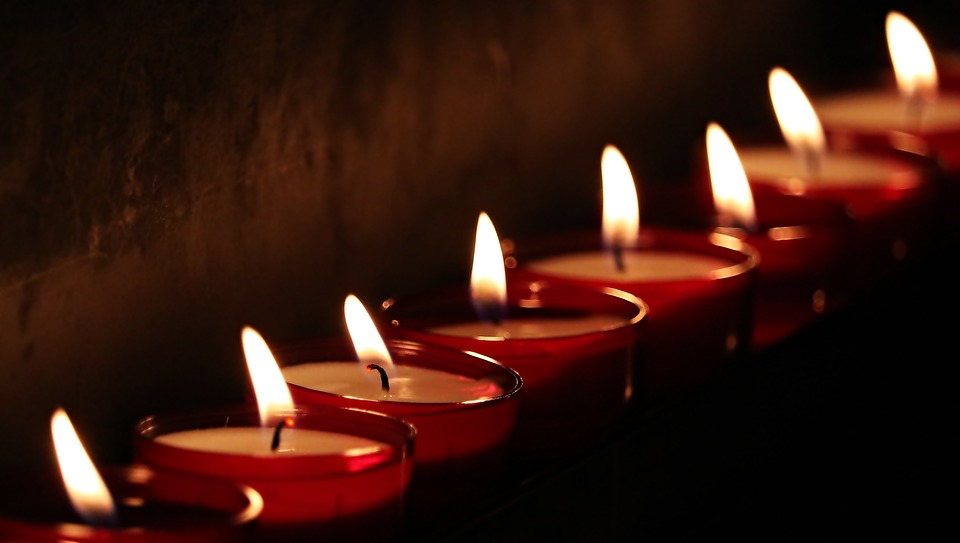
#> input picture data/images/candle.jpg, 960 x 543 px
$ python 22_brightness.py
#> lines starting #> are read from the running program, lines starting #| are printed output that depends on the picture
import cv2
import numpy as np

img = cv2.imread('data/images/candle.jpg', 1)
#> img is the input picture: shape (543, 960, 3); mean B, G, R 15.7, 24.6, 56.2

beta = -100

# 컬러 스페이스 변경
ycbImage = cv2.cvtColor(img, cv2.COLOR_BGR2YCrCb)
#> ycbImage: shape (543, 960, 3); mean of channels 0, 1, 2 33, 144.5, 118.2

# 가공을 위해서 uint8을 float으로 변경
ycbImage = np.float32(ycbImage)
#> ycbImage: shape (543, 960, 3) float32; mean of channels 0, 1, 2 33, 144.5, 118.3

# 채널 분리
Ychannel, Cr, Cb = cv2.split(ycbImage)
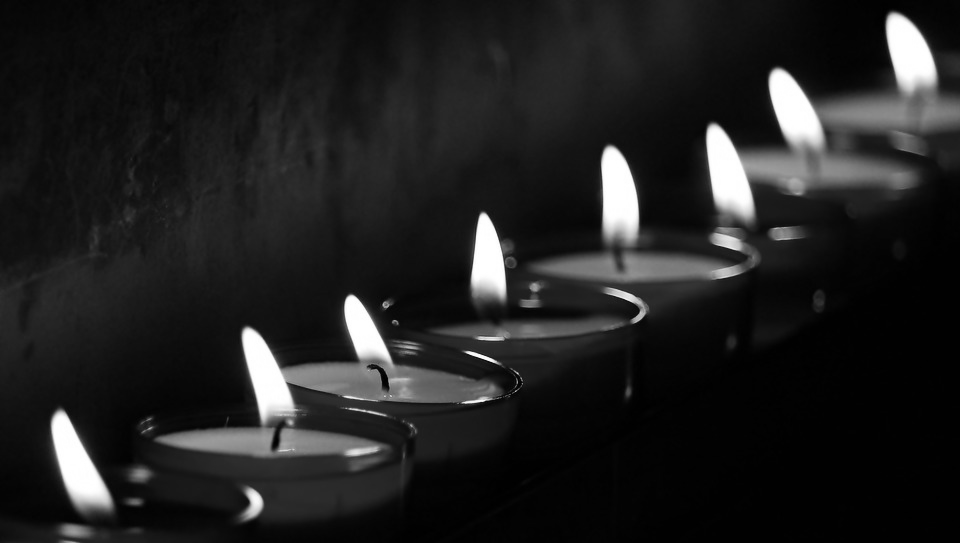
#> Ychannel: shape (543, 960) float32; min 0, max 255, mean 33
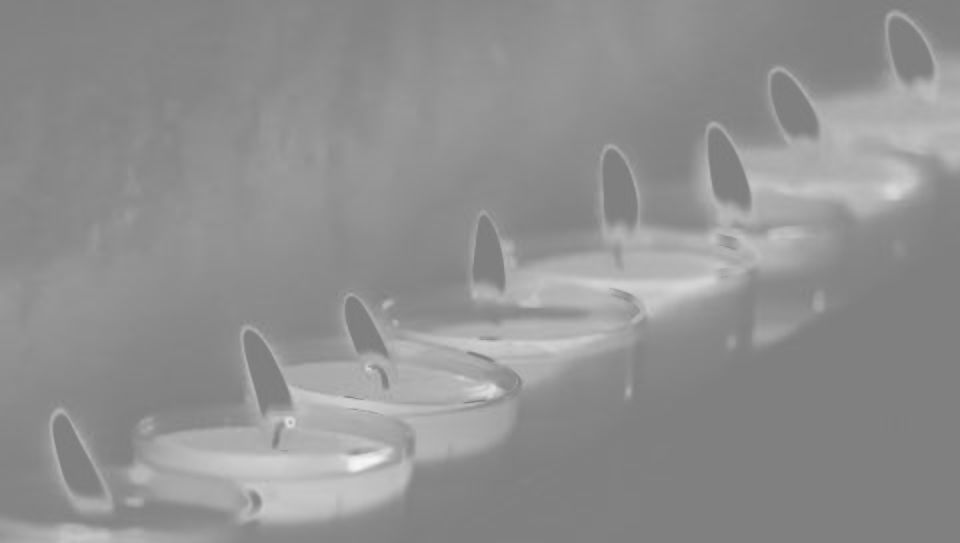
#> Cr: shape (543, 960) float32; min 123, max 246, mean 144.5
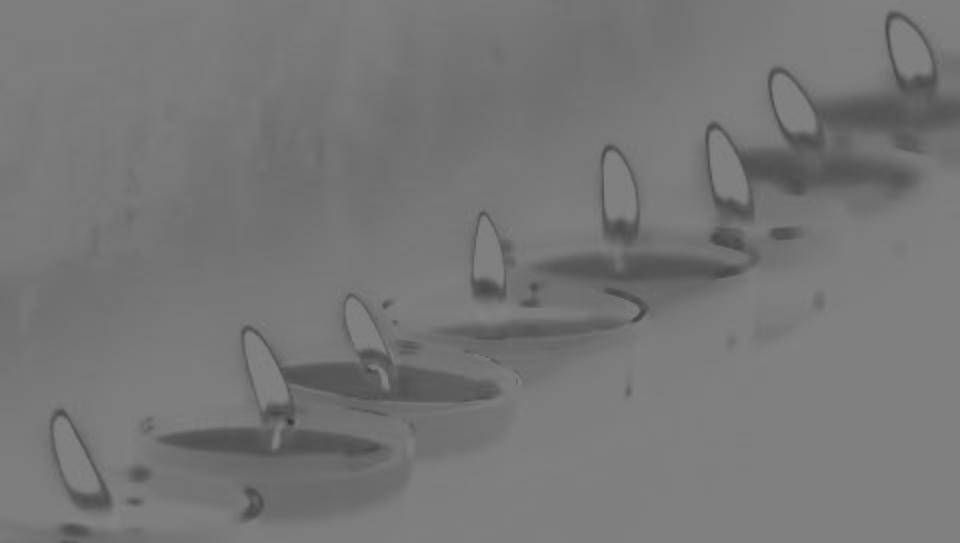
#> Cb: shape (543, 960) float32; min 54, max 131, mean 118.2

# 밝기 조절
Ychannel = np.clip(Ychannel + beta, 0, 255)
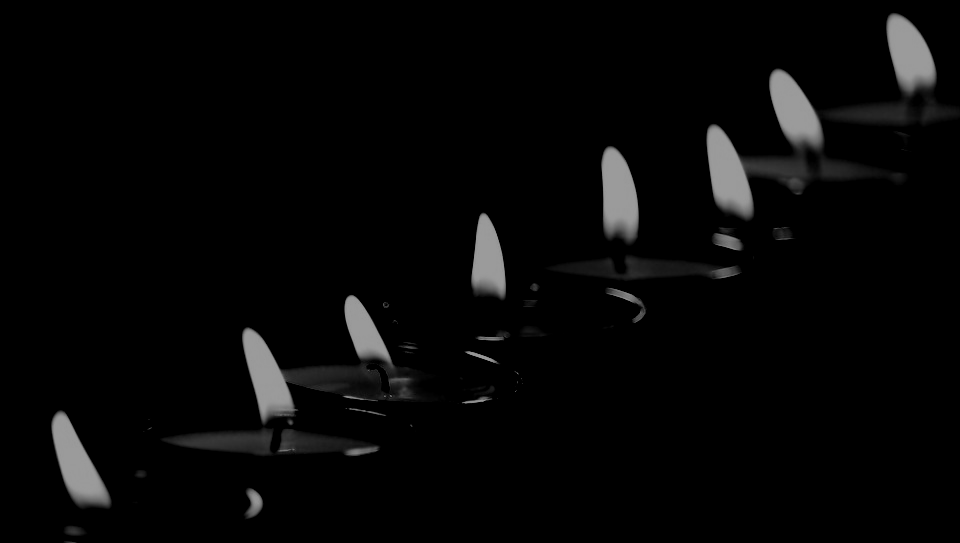
#> Ychannel: shape (543, 960) float32; min 0, max 155, mean 6.8

# 다시 채널 합친다.
ycbImage = cv2.merge( [Ychannel, Cr, Cb] )
#> ycbImage: shape (543, 960, 3) float32; mean of channels 0, 1, 2 6.8, 144.5, 118.3

# 다시 uint8로 변경
ycbImage = np.uint8(ycbImage)
#> ycbImage: shape (543, 960, 3); mean of channels 0, 1, 2 6.8, 144.5, 118.2

# 화면 표시를 위해서 컬러스페이스 BGR로 변경
ycbImage = cv2.cvtColor(ycbImage, cv2.COLOR_YCrCb2BGR)
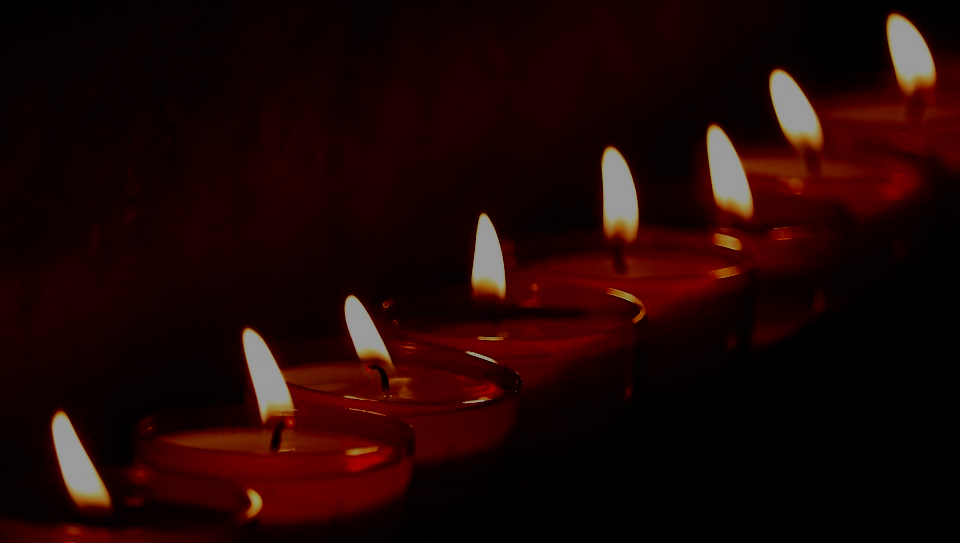
#> ycbImage: shape (543, 960, 3); mean B, G, R 4.6, 6, 29.9

#아래는 이미지를 각각의 윈도우에 표시한 것.
cv2.imshow('src', img)
cv2.imshow('dst', ycbImage)

# [7 lines of commented-out code are left out]

cv2.waitKey()
cv2.destroyAllWindows()
